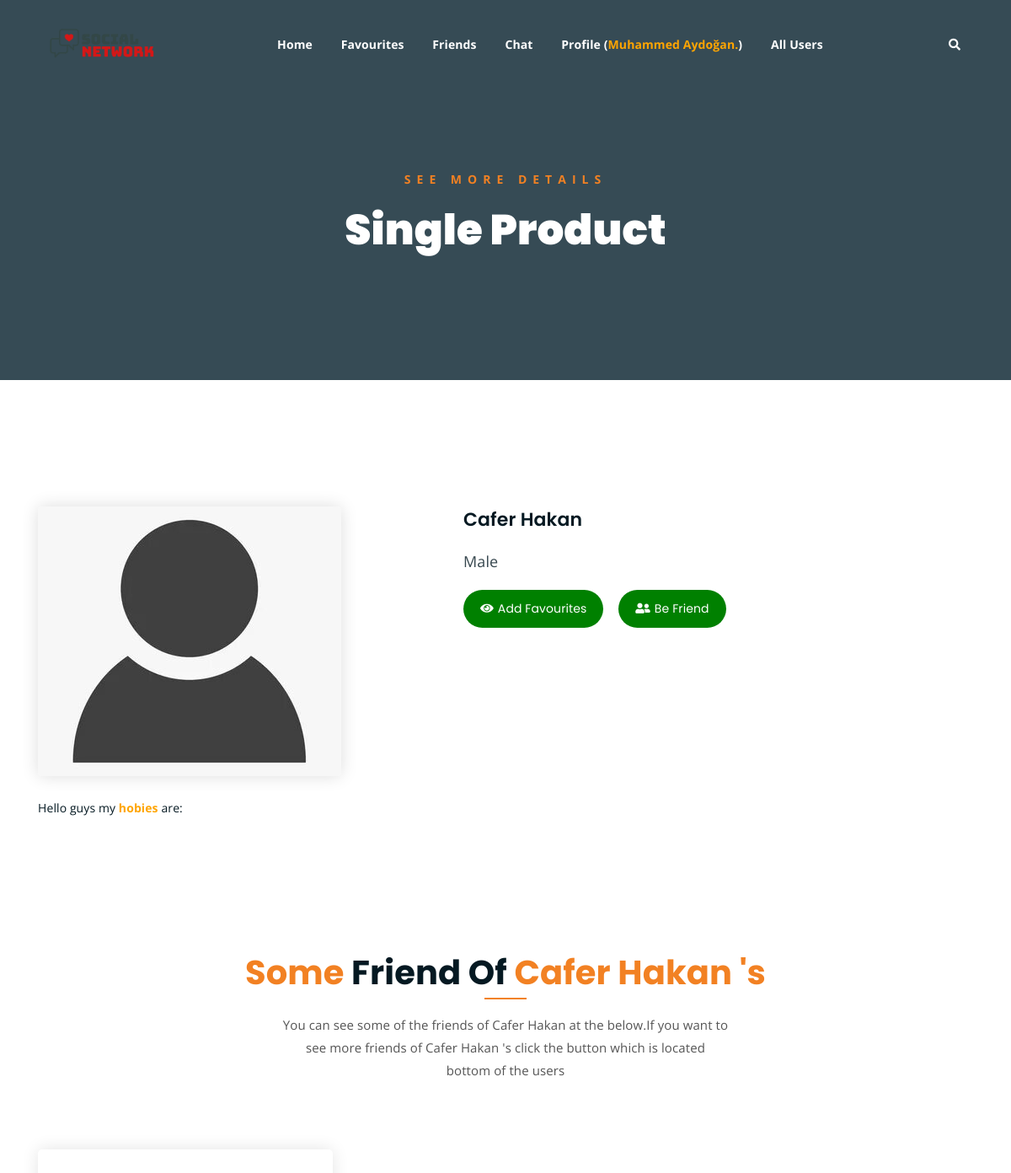
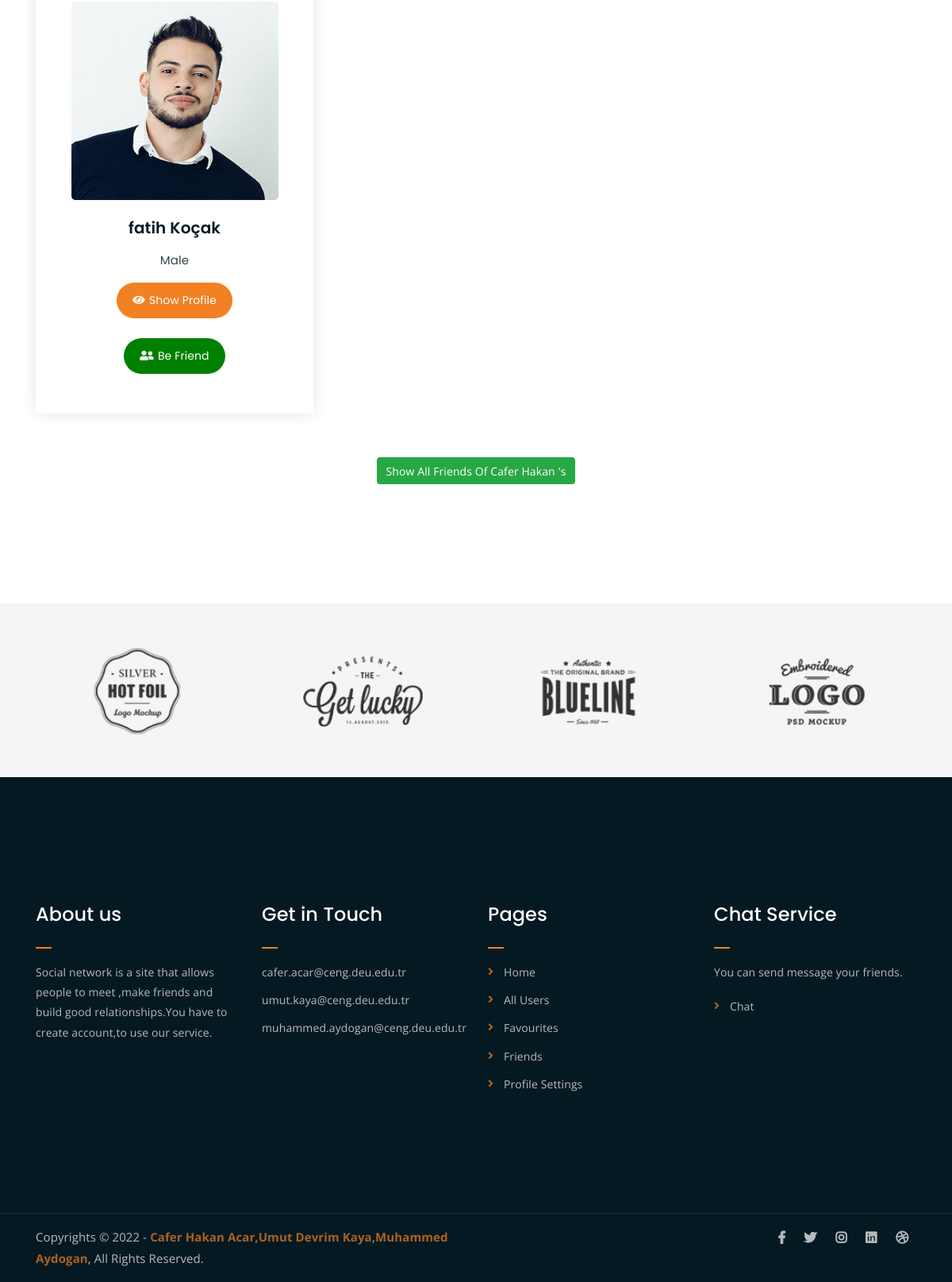
Screenshot of /show-user-profile.php?user_id=9 (signed in) with the database file from the repository (2 pictures, top to bottom).
### tables this page shows
CREATE TABLE `users` (
  `user_id` int(11) NOT NULL,
  `user_name` varchar(100) NOT NULL,
  `user_surname` varchar(100) NOT NULL,
  `user_age` int(3) NOT NULL,
  `user_gender` varchar(10) NOT NULL,
  `user_email` varchar(100) NOT NULL,
  `user_password` varchar(100) NOT NULL,
  `user_picture` varchar(250) NOT NULL,
  `user_about` text NOT NULL,
  `user_hobies` varchar(250) NOT NULL,
  `user_created_date` datetime NOT NULL,
  `log_in` varchar(7) NOT NULL
);

CREATE TABLE `friendship` (
  `friendship_id` int(11) NOT NULL,
  `first_user` int(11) NOT NULL,
  `second_user` int(11) NOT NULL,
  `is_okey` varchar(10) NOT NULL,
  `created_date` datetime NOT NULL
);

### show-user-profile.php (the view, shortened to what this page needs)
<?php  include "header.php";
$user_id="";
if (isset($_GET['user_id'])) {
	$user_id=$_GET['user_id'];
} else {
	header("location:404.php");
}
?>
<div class="breadcrumb-section breadcrumb-bg">
	<div class="container">
		<div class="row">
			<div class="col-lg-8 offset-lg-2 text-center">
				<div class="breadcrumb-text">
					<p>See more Details</p>
					<h1>Single Product</h1>
				</div>
			</div>
		</div>
	</div>
</div>
<div class="single-product mt-150 mb-150">
	<div class="container">
		<div class="row">
			<div class="col-md-5">
				<?php
				$query = "SELECT * FROM users where user_id=$user_id";
				$result = mysqli_query($conn, $query);
				$row = mysqli_fetch_assoc($result)
				?>
				<div class="single-product-img">
					<img src="<?php echo $row['user_picture']; ?>" alt="">
				</div>
				<br>
				<p>Hello guys my <span style="color:orange; font-weight: bold;">hobies</span> are: </p>
			</div>
			<div class="col-md-7">
				<div class="single-product-content">
					<h3><?php echo $row['user_name'].' '.$row['user_surname']; ?></h3>
					<p class="single-product-pricing"><span><?php echo $row['user_gender']; ?></span></p>
					<?php
					$query = "SELECT * FROM favourites where first_user={$rowUser['user_id']} and second_user={$user_id}";
					$result = mysqli_query($conn, $query);
					if(mysqli_num_rows($result)==1){?>
						<a style="background-color: red;" href="actions.php?removeFovourites=ok&second_user=<?php echo $row['user_id'] ?>" class="cart-btn"><i class="fas fa-eye"></i>Remove Favourites</a>&emsp;
					<?php }else{
						if ($rowUser['user_id']==$row['user_id']) {?>
							<a style="background-color: gray;" class="cart-btn"><i class="fas fa-eye"></i>Add Favourites</a>&emsp;
						<?php }else{ ?>
							<a style="background-color: green;" href="actions.php?addFovourites=ok&second_user=<?php echo $row['user_id'] ?>" class="cart-btn"><i class="fas fa-eye"></i>Add Favourites</a>&emsp;
						<?php } ?>
					<?php }  ?>
					<?php
					$queryFriendship = "SELECT * FROM friendship where (first_user={$rowUser['user_id']} and second_user={$user_id}) or (first_user={$user_id} and second_user={$rowUser['user_id']})";
					$resultFriendship = mysqli_query($conn, $queryFriendship);
					$rowFriendship= mysqli_fetch_assoc($resultFriendship);
					if(mysqli_num_rows($resultFriendship)>=1){
						if ($rowFriendship['is_okey']=="yes") {?>
						<a href="actions.php?removeFriend=ok&second_user=<?php echo $row['user_id'] ?>&friendshipId=<?php echo $rowFriendship['friendship_id']; ?>" style="background-color: red;" class="cart-btn"><i class="fas fa-user-friends"></i>Remove Friend</a>
						<?php }else{ ?>
						<a href="" style="background-color: green;" class="cart-btn"><i class="fas fa-user-friends"></i>Waiting</a>
					<?php } ?>
				<?php }else{
					if ($rowUser['user_id']==$user_id) {?>
					<a href="" style="background-color: gray;" class="cart-btn"><i class="fas fa-user-friends"></i>Be Friend</a>
					<?php }else{ ?>
					<a href="actions.php?beFriends=ok&second_user=<?php echo $row['user_id'] ?>" style="background-color: green;" class="cart-btn"><i class="fas fa-user-friends"></i>Be Friend</a>
				<?php } ?>
			<?php } ?>
			<br><br>
				</div>
			</div>
		</div>
	</div>
</div>
<div class="more-products mb-150">
	<div class="container">
		<div class="row">
			<div class="col-lg-8 offset-lg-2 text-center">
				<div class="section-title">
					<h3><span class="orange-text">Some </span>Friend Of <span class="orange-text"><?php echo $row['user_name'] ?> 's</span></h3>
					<p>You can see some of the friends of <?php echo $row['user_name']." ".$row['user_surname'] ?> at the below.If you want to see more friends of <?php echo $row['user_name']." ".$row['user_surname'] ?> 's click the button which is located bottom of the users </p>
				</div>
			</div>
		</div>
		<div class="row">
			<?php
			$querySomeFriends = "select * from friendship where (friendship.first_user='$user_id' or friendship.second_user='$user_id' ) and friendship.is_okey='yes' LIMIT 3";
			$resultSomeFriends = mysqli_query($conn, $querySomeFriends);
			while ($rowSomeFriends = mysqli_fetch_array($resultSomeFriends)){
				$querySomeUserFriends="";
				if ($rowSomeFriends['first_user']==$user_id) {
					$querySomeUserFriends = "SELECT * FROM users where user_id={$rowSomeFriends['second_user']}";
				}else{
					$querySomeUserFriends = "SELECT * FROM users where user_id={$rowSomeFriends['first_user']}";
				}
				$resultSomeUserFriends = mysqli_query($conn, $querySomeUserFriends);
				$rowSomeUserFriends = mysqli_fetch_assoc($resultSomeUserFriends);
				?>
				<div class="col-lg-4 col-md-6 text-center">
					<div class="single-product-item">
						<div class="product-image">
							<a href="single-product.html"><img src="<?php echo $rowSomeUserFriends['user_picture'] ?>" alt=""></a>
						</div>
						<h3><?php echo $rowSomeUserFriends['user_name']." ".$rowSomeUserFriends['user_surname'] ?></h3>
						<p class="product-price"><span><?php echo $rowSomeUserFriends['user_gender'] ?></span></p>
						<a href="show-user-profile.php?user_id=<?php echo $rowSomeUserFriends['user_id'] ?>" class="cart-btn"><i class="fas fa-eye"></i>Show Profile</a><br><br>
						<?php
						$queryFriendshipBottom = "SELECT * FROM friendship where (first_user={$rowUser['user_id']} and second_user={$rowSomeUserFriends['user_id']}) or (first_user={$rowSomeUserFriends['user_id']} and second_user={$rowUser['user_id']})";
						$resultFriendshipBottom = mysqli_query($conn, $queryFriendshipBottom);
						$rowFriendshipBottom= mysqli_fetch_assoc($resultFriendshipBottom);
						if(mysqli_num_rows($resultFriendshipBottom)>=1){
							if ($rowFriendshipBottom['is_okey']=="yes") {?>
							<a href="actions.php?removeFriend=ok&second_user=<?php echo $rowSomeUserFriends['user_id'] ?>&friendshipId=<?php echo $rowFriendshipBottom['friendship_id']; ?>" style="background-color: red;" class="cart-btn"><i class="fas fa-user-friends"></i>Remove Friend</a>
							<?php }else{ ?>
							<a href="" style="background-color: green;" class="cart-btn"><i class="fas fa-user-friends"></i>Waiting</a>
						<?php } ?>
					<?php }else{
						if ($rowUser['user_id']==$rowSomeUserFriends['user_id']) {?>
						<a href="" style="background-color: gray;" class="cart-btn"><i class="fas fa-user-friends"></i>Be Friend</a>
						<?php }else{ ?>
						<a href="actions.php?beFriends=ok&second_user=<?php echo $rowSomeUserFriends['user_id'] ?>" style="background-color: green;" class="cart-btn"><i class="fas fa-user-friends"></i>Be Friend</a>
					<?php } ?>
				<?php } ?>
			</div>
		</div>
	<?php } ?>
</div>
<?php if(mysqli_num_rows($resultSomeFriends)==0){?>
	<center><p style="color:red;">This user doesn't have any friends...</p></center>
<?php }  ?><br>
<center><a href="otherUserFriends.php?user_id=<?php echo $row['user_id']; ?>" class="btn btn-success">Show All Friends Of <?php echo $row['user_name'].' '.$row['user_surname']; ?> 's</a></center>
</div>
</div>
<div class="logo-carousel-section">
	<div class="container">
		<div class="row">
			<div class="col-lg-12">
				<div class="logo-carousel-inner">
					<div class="single-logo-item">
						<img src="assets/img/company-logos/1.png" alt="">
					</div>
					<div class="single-logo-item">
						<img src="assets/img/company-logos/2.png" alt="">
					</div>
					<div class="single-logo-item">
						<img src="assets/img/company-logos/3.png" alt="">
					</div>
					<div class="single-logo-item">
						<img src="assets/img/company-logos/4.png" alt="">
					</div>
				</div>
			</div>
		</div>
	</div>
</div>
<?php  include "footer.php"; ?>

### header.php (shortened to what this page needs)
<?php
include "connection.php";
if (!isset($_SESSION['user_id'])){
	header("location:welcome_screen.php");
}else{
	$query = "SELECT * FROM users where user_id='".$_SESSION['user_id']."'";
	$result = mysqli_query($conn, $query);
	$rowUser = mysqli_fetch_assoc($result);
}
?>
<!DOCTYPE html>
<html lang="en">
<head>
	<link rel="stylesheet" href="assets/css/all.min.css">
	<link rel="stylesheet" href="assets/bootstrap/css/bootstrap.min.css">
	<link rel="stylesheet" href="assets/css/owl.carousel.css">
	<link rel="stylesheet" href="assets/css/magnific-popup.css">
	<link rel="stylesheet" href="assets/css/animate.css">
	<link rel="stylesheet" href="assets/css/meanmenu.min.css">
	<link rel="stylesheet" href="assets/css/main.css">
	<link rel="stylesheet" href="assets/css/responsive.css">
</head>
<body>
	<div class="top-header-area" id="sticker">
		<div class="container">
			<div class="row">
				<div class="col-lg-12 col-sm-12 text-center">
					<div class="main-menu-wrap">
						<div class="site-logo">
							<a href="index.php">
								<img src="images/logo.png" alt="">
							</a>
						</div>
						<nav class="main-menu">
							<ul>
								<li><a href="index.php">Home</a>
								</li>
								<li><a href="favourites.php">Favourites</a></li>
								<li><a href="#">Friends</a>
								</li>
								<li><a href="home.php?user_id=<?php echo $rowUser['user_id']?>">Chat</a>
								</li>
								<li><a href="#">Profile (<span style="color:orange;"><?php echo $rowUser['user_name']." ".$rowUser['user_surname']."."  ?></span>)</a>
								</li>
								<li><a href="allUsers.php">All Users</a>
								</li>
								<li>
									<div class="header-icons">
										<a class="mobile-hide search-bar-icon" href="#"><i class="fas fa-search"></i></a>
									</div>
								</li>
							</ul>
						</nav>
					</div>
				</div>
			</div>
		</div>
	</div>

### rows the page displays
users: user_name "Muhammed", user_surname "Aydoğan"
users: user_picture (placeholder picture), user_name "Cafer Hakan", user_gender "Male"
friendship: users.user_picture (picture), users.user_name "fatih", users.user_surname "Koçak", users.user_gender "Male"
